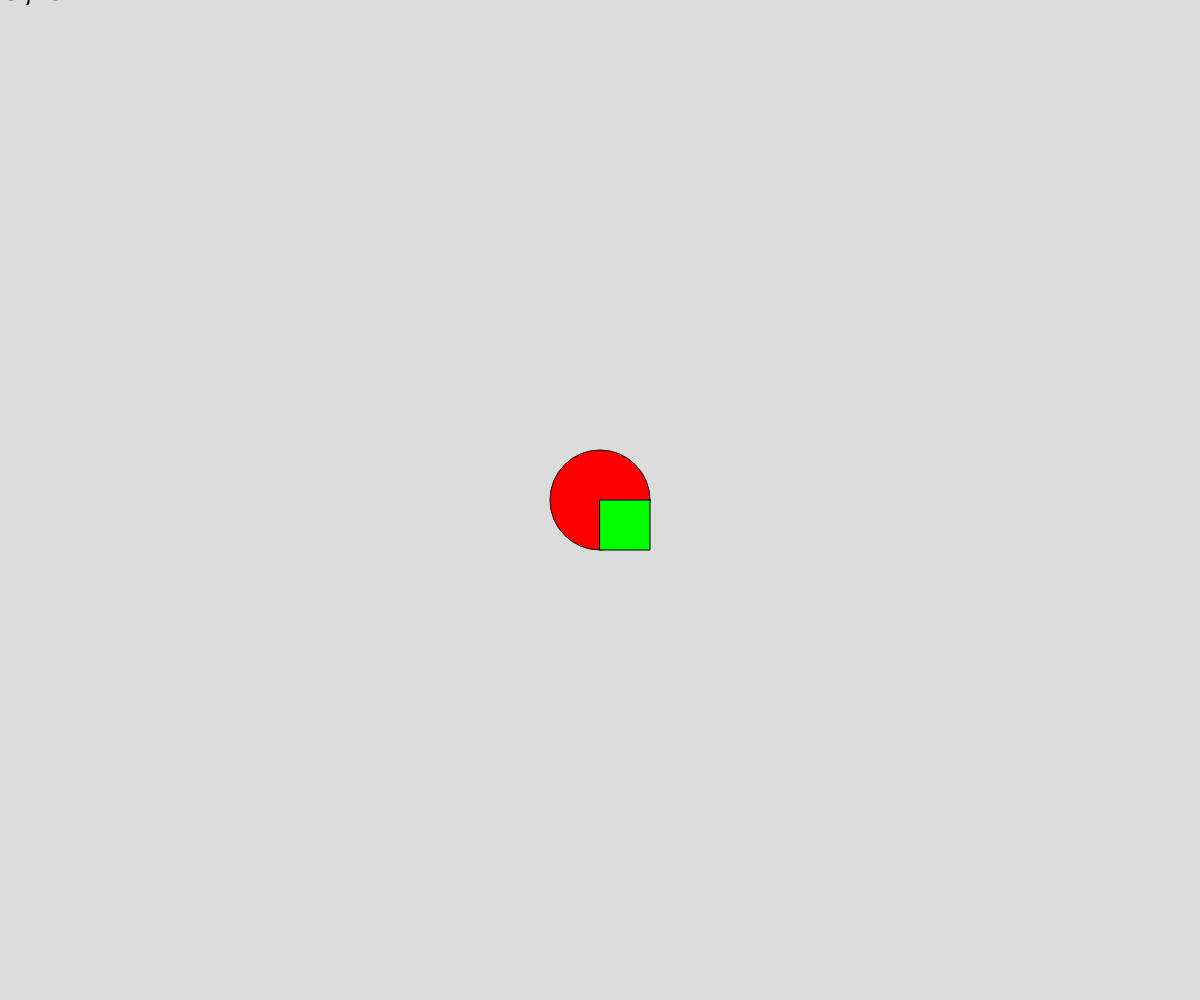
Frame 1 (no input)
Frame 60 (no input): identical to frame 1, image omitted
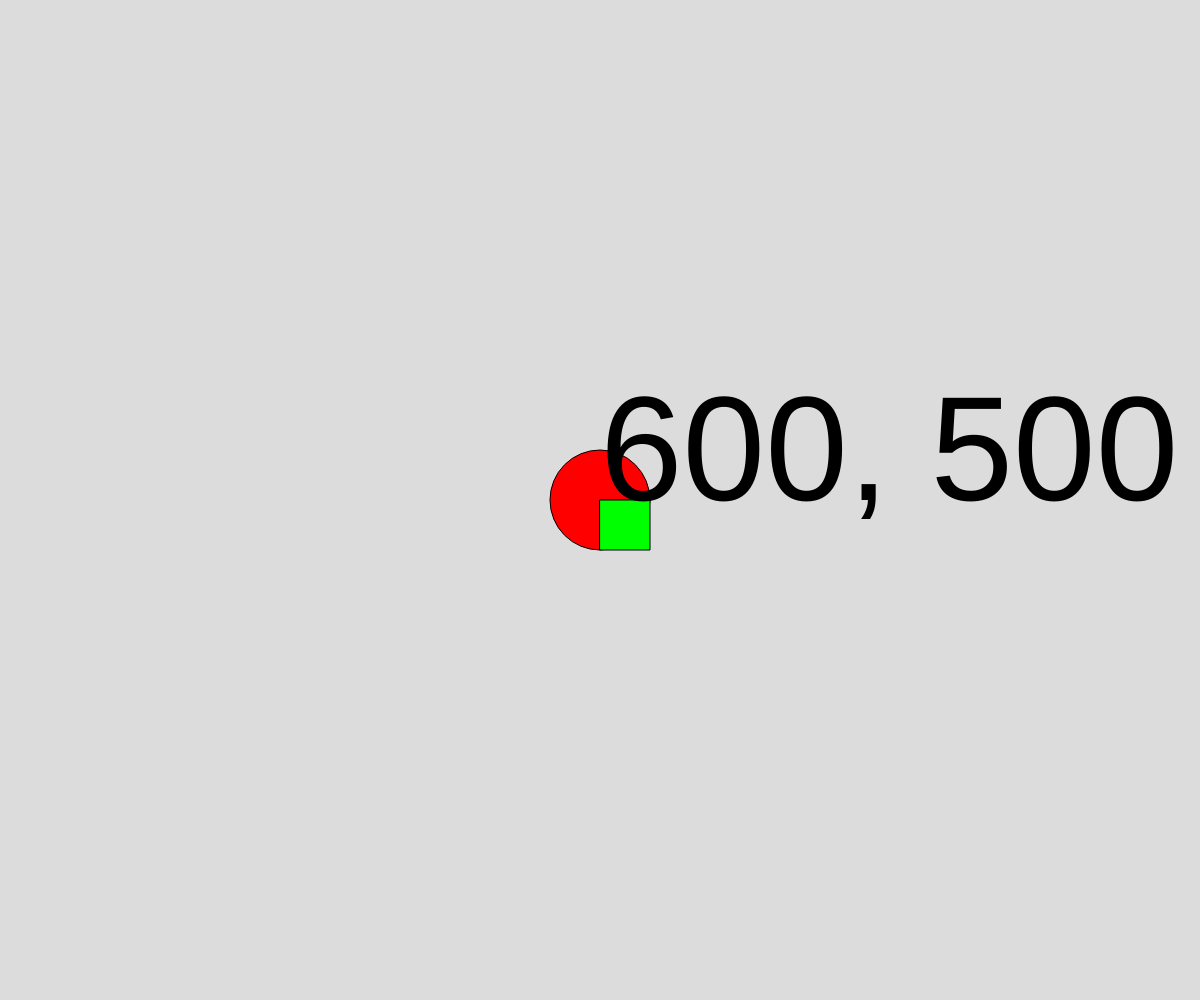
Frame 120 (the mouse pressed at the canvas centre since frame 60)

The p5.js sketch that drew these frames (run headless with seeded random() and noise() and a simulated clock; from frame 60 on, the mouse is pressed at the canvas centre):

// p5.js sketch
// ── sketch.js
// Events (Mouse/Keyboard)
// Stefan
// Sept.12.2024

//Global Variable Scope
let tSize = 40;

function setup() {
  createCanvas(windowWidth, windowHeight);
}

function draw() {
  background(220);
  
  // if(mouseIsPressed) tSize = random(20,80);
  


  fill(255,0,0);
  circle(width/2, height/2, 100);

  fill(0,255,0);
  square(width/2, height/2, 50);

  fill(0);
  textSize(tSize);
  let position = mouseX + ", " + mouseY;
  text(position, mouseX, mouseY);
}

function mousePressed(){
  //This is called AUTOMATICALLY...
  tSize = random(20, 200);
}
